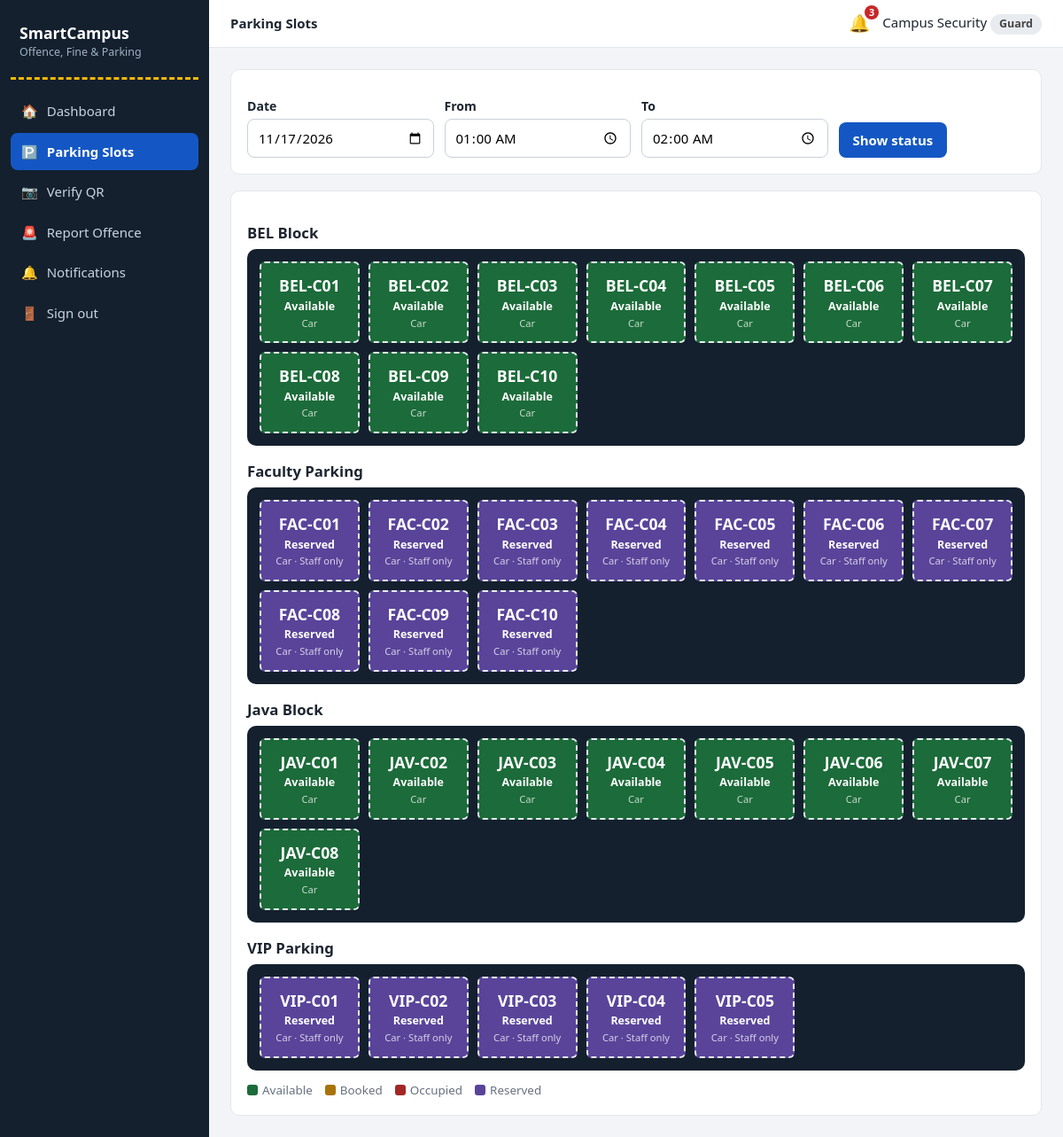
The app's page /guard/slots (signed in) with its own data.
### models.py (models this page shows, shortened)
class AuthMixin(UserMixin):
    """Shared login helpers for Student, Guard and Admin."""

class Guard(AuthMixin, db.Model):
    __tablename__ = "guards"
    role = "guard"
    id = db.Column(db.Integer, primary_key=True)
    name = db.Column(db.String(80), nullable=False)
    email = db.Column(db.String(120), unique=True, nullable=False)
    gate = db.Column(db.String(40), default="Main Gate")
    password_hash = db.Column(db.String(255), nullable=False)

class ParkingSlot(db.Model):
    __tablename__ = "parking_slots"
    id = db.Column(db.Integer, primary_key=True)
    code = db.Column(db.String(10), unique=True, nullable=False)
    vtype = db.Column(db.String(10), nullable=False)                 # Car / Bike
    zone = db.Column(db.String(20), default="A")
    is_reserved = db.Column(db.Boolean, default=False)
    note = db.Column(db.String(80))
    is_active = db.Column(db.Boolean, default=True)                  # soft delete

### app.py (the view)
@app.route("/guard/slots")
@role_required("guard")
def guard_slots():
    args = request.args
    if "start" not in args:
        n = datetime.now()
        args = {"date": date.today().isoformat(), "start": n.strftime("%H:%M"),
                "end": min(n + timedelta(hours=1), n.replace(hour=23, minute=59)).strftime("%H:%M")}
    d, st, et = parse_window(args)
    slots = ParkingSlot.query.filter_by(is_active=True).order_by(ParkingSlot.code).all()
    statuses = {s.id: slot_status(s, d, st, et) for s in slots}
    return render_template("guard/slots.html", slots=slots, statuses=statuses, d=d, st=st, et=et)

### app.py (called while the page is built)
@login_manager.user_loader
def load_user(uid):
    role, _, num = uid.partition("-")
    model = ROLE_MODELS.get(role)
    return db.session.get(model, int(num)) if model and num.isdigit() else None

def role_required(role):
    def deco(f):
        @wraps(f)
        def wrapper(*a, **k):
            if not current_user.is_authenticated:
                return login_manager.unauthorized()
            if current_user.role != role:
                abort(403)
            return f(*a, **k)
        return wrapper
    return deco

def parse_window(args):
    try:
        d = datetime.strptime(args.get("date", ""), "%Y-%m-%d").date()
    except ValueError:
        d = date.today()
    try:
        st = datetime.strptime(args.get("start", ""), "%H:%M").time()
    except ValueError:
        st = time(9, 0)
    try:
        et = datetime.strptime(args.get("end", ""), "%H:%M").time()
    except ValueError:
        et = time(17, 0)
    return d, st, et

def slot_status(slot, d, st, et):
    if slot.is_reserved:
        return "Reserved"
    b = Booking.query.filter(
        Booking.slot_id == slot.id, Booking.date == d,
        Booking.status.in_(["Booked", "Occupied"]),
        Booking.start_time < et, Booking.end_time > st).first()
    if not b:
        return "Available"
    return "Occupied" if b.status == "Occupied" else "Booked"

@app.context_processor
def inject_globals():
    unread = 0
    if current_user.is_authenticated:
        unread = Notification.query.filter_by(
            role=current_user.role, user_id=current_user.id, is_read=False).count()
    return dict(unread=unread, today=date.today())

### templates/guard/slots.html
{% extends 'base.html' %}{% from '_macros.html' import slot_grid %}
{% block heading %}Parking Slots{% endblock %}
{% block content %}
<form method="get" class="card"><div class="row">
  <div><label class="f">Date</label><input type="date" name="date" value="{{ d.isoformat() }}"></div>
  <div><label class="f">From</label><input type="time" name="start" value="{{ st.strftime('%H:%M') }}"></div>
  <div><label class="f">To</label><input type="time" name="end" value="{{ et.strftime('%H:%M') }}"></div>
  <div><button class="btn">Show status</button></div></div></form>
<div class="card mt">{{ slot_grid(slots, statuses) }}</div>
{% endblock %}

### templates/base.html (shortened to what this page needs)
{% from '_macros.html' import flashes %}
<!doctype html>
<html lang="en"><head>
<link rel="stylesheet" href="{{ url_for('static', filename='css/style.css') }}">
</head><body>
{% if current_user.is_authenticated %}
<div class="layout">
  <aside class="sidebar">
    <div class="brand">SmartCampus<small>Offence, Fine &amp; Parking</small></div>
    <nav>
      {% for ep, label, icon in menus[current_user.role] %}
        <a href="{{ url_for(ep) }}" class="{{ 'active' if request.endpoint == ep }}"><span>{{ icon }}</span>{{ label }}</a>
      {% endfor %}
      <a href="{{ url_for('logout') }}"><span>🚪</span>Sign out</a>
    </nav>
  </aside>
  <div class="main">
    <header class="topbar">
      <strong>{% block heading %}{% endblock %}</strong>
      <a class="bell" href="{{ url_for('notifications') }}" title="Notifications">🔔{% if unread %}<b>{{ unread }}</b>{% endif %}</a>
      <span>{{ current_user.name }} <span class="badge">{{ current_user.role|capitalize }}</span></span>
    </header>
    <main class="content">
      {% block content %}{% endblock %}
    </main>
  </div>
</div>
{% else %}
  {{ flashes() }}
  {% block public %}{% endblock %}
{% endif %}
</body></html>

### templates/_macros.html (shortened to what this page needs)
{% macro slot_grid(slots, statuses, selectable=False, vtype=None) %}
{% for zone, zone_slots in slots|groupby('zone') %}
  <h3 class="sec">{% if zone == 'BEL' %}BEL Block{% elif zone == 'JAVA' %}Java Block{% elif zone == 'FACULTY' %}Faculty Parking{% elif zone == 'VIP' %}VIP Parking{% else %}{{ zone }} Parking{% endif %}</h3>
  <div class="slot-grid">
    {% for s in zone_slots %}
      {% set st = statuses[s.id] %}
      {% set pick = selectable and st == 'Available' and s.vtype == vtype and not s.is_reserved %}
      <label class="slot s-{{ st|lower }} {{ 'pick' if pick }}" title="{{ s.note or '' }}">
        <b>{{ s.code }}</b><span>{{ 'Reserved' if s.is_reserved else st }}</span><small>{{ s.vtype }}{% if s.is_reserved %} · Staff only{% endif %}</small>
      </label>
    {% else %}<span class="muted">No slots in this section.</span>{% endfor %}
  </div>
{% endfor %}
<div class="legend">
  <span><i style="background:#1c6b3a"></i>Available</span><span><i style="background:#a8730a"></i>Booked</span>
  <span><i style="background:#a42626"></i>Occupied</span><span><i style="background:#59449a"></i>Reserved</span>
</div>
{% endmacro %}

### static/css/style.css (style rules this page uses)
:root { --asphalt:#14202e;--asphalt2:#1d2d40;--sign:#1457c4;--sign-dk:#0f43a0;--line:#f2b705;--bg:#f2f4f7;--card:#fff;--ink:#1c2530;--muted:#66717f;--bd:#e3e7ec;--ok:#15803d;--warn:#b45309;--bad:#c62828;--info:#0e7490;--r:10px }
* { box-sizing:border-box }
body { margin:0;font-family:"Segoe UI",system-ui,-apple-system,Roboto,Arial,sans-serif;background:var(--bg);color:var(--ink);line-height:1.5;font-size:15px }
a { color:var(--sign);text-decoration:none }
h1,h2,h3 { line-height:1.25;margin:0 0 .5em }
h3 { font-size:1.05rem }
.mt { margin-top:18px }
.layout { display:flex;min-height:100vh }
.sidebar { width:236px;background:var(--asphalt);color:#d7dee8;padding:18px 12px;position:fixed;top:0;bottom:0;left:0;overflow:auto;z-index:30;transition:transform .25s }
.brand { font-weight:700;font-size:1.1rem;color:#fff;padding:6px 10px 18px;border-bottom:3px dashed var(--line);margin-bottom:14px }
.brand small { display:block;font-weight:400;font-size:.78rem;color:#9fb0c4 }
.sidebar nav a { display:flex;gap:10px;align-items:center;color:#c9d4e2;padding:10px 12px;border-radius:8px;margin-bottom:3px }
.sidebar nav a.active { background:var(--sign);color:#fff;font-weight:600 }
.main { margin-left:236px;flex:1;min-width:0 }
.topbar { background:#fff;border-bottom:1px solid var(--bd);display:flex;align-items:center;gap:14px;padding:12px 24px;position:sticky;top:0;z-index:10 }
.bell { position:relative;font-size:1.2rem }
.bell b { position:absolute;top:-6px;right:-10px;background:var(--bad);color:#fff;border-radius:10px;font-size:.68rem;padding:0 5px }
.content { padding:24px;max-width:1200px }
.card { background:var(--card);border:1px solid var(--bd);border-radius:var(--r);padding:18px;overflow-x:auto }
.badge { display:inline-block;padding:2px 10px;border-radius:20px;font-size:.78rem;font-weight:600;background:#e8ebef;color:#444 }
.btn { display:inline-block;border:0;border-radius:8px;padding:9px 16px;background:var(--sign);color:#fff;font:inherit;font-weight:600;cursor:pointer }
label.f { display:block;font-weight:600;font-size:.88rem;margin:12px 0 4px }
input[type=text],input[type=email],input[type=password],input[type=date],input[type=time],input[type=number],select,textarea { width:100%;padding:9px 11px;border:1px solid #c9d0d9;border-radius:8px;font:inherit;background:#fff }
.row { display:flex;gap:12px;flex-wrap:wrap;align-items:flex-end }
.row>div { flex:1;min-width:130px }
.sec { margin:18px 0 8px }
.slot-grid { display:grid;grid-template-columns:repeat(auto-fill,minmax(104px,1fr));gap:10px;padding:14px;background:var(--asphalt);border-radius:var(--r) }
.slot { display:flex;flex-direction:column;align-items:center;gap:1px;padding:12px 4px;border:2px dashed #e8edf3;border-radius:6px;color:#fff;text-align:center;position:relative;cursor:default }
.slot b { font-size:1.1rem }
.slot span { font-size:.78rem;font-weight:600 }
.slot small { font-size:.7rem;opacity:.75 }
.s-available { background:#1c6b3a }
.s-reserved { background:#59449a }
.legend { display:flex;gap:14px;flex-wrap:wrap;margin-top:12px;font-size:.84rem;color:var(--muted) }
.legend i { display:inline-block;width:12px;height:12px;border-radius:3px;margin-right:5px;vertical-align:-1px }

### records on screen
Guard: name "Campus Security"
ParkingSlot: zone "BEL Block", code "BEL-C01", is_reserved "Available", vtype "Car"
ParkingSlot: code "BEL-C02", is_reserved "Available", vtype "Car"
ParkingSlot: code "BEL-C03", is_reserved "Available", vtype "Car"
ParkingSlot: code "BEL-C04", is_reserved "Available", vtype "Car"
ParkingSlot: code "BEL-C05", is_reserved "Available", vtype "Car"
ParkingSlot: code "BEL-C06", is_reserved "Available", vtype "Car"
ParkingSlot: code "BEL-C07", is_reserved "Available", vtype "Car"
ParkingSlot: code "BEL-C08", is_reserved "Available", vtype "Car"
ParkingSlot: code "BEL-C09", is_reserved "Available", vtype "Car"
ParkingSlot: code "BEL-C10", is_reserved "Available", vtype "Car"
ParkingSlot: zone "Faculty Parking", code "FAC-C01", is_reserved "Reserved", vtype "Car", shows "· Staff only"
ParkingSlot: code "FAC-C02", is_reserved "Reserved", vtype "Car", shows "· Staff only"
ParkingSlot: code "FAC-C03", is_reserved "Reserved", vtype "Car", shows "· Staff only"
ParkingSlot: code "FAC-C04", is_reserved "Reserved", vtype "Car", shows "· Staff only"
ParkingSlot: code "FAC-C05", is_reserved "Reserved", vtype "Car", shows "· Staff only"
ParkingSlot: code "FAC-C06", is_reserved "Reserved", vtype "Car", shows "· Staff only"
ParkingSlot: code "FAC-C07", is_reserved "Reserved", vtype "Car", shows "· Staff only"
ParkingSlot: code "FAC-C08", is_reserved "Reserved", vtype "Car", shows "· Staff only"
ParkingSlot: code "FAC-C09", is_reserved "Reserved", vtype "Car", shows "· Staff only"
ParkingSlot: code "FAC-C10", is_reserved "Reserved", vtype "Car", shows "· Staff only"
ParkingSlot: zone "Java Block", code "JAV-C01", is_reserved "Available", vtype "Car"
ParkingSlot: code "JAV-C02", is_reserved "Available", vtype "Car"
ParkingSlot: code "JAV-C03", is_reserved "Available", vtype "Car"
ParkingSlot: code "JAV-C04", is_reserved "Available", vtype "Car"
ParkingSlot: code "JAV-C05", is_reserved "Available", vtype "Car"
ParkingSlot: code "JAV-C06", is_reserved "Available", vtype "Car"
ParkingSlot: code "JAV-C07", is_reserved "Available", vtype "Car"
ParkingSlot: code "JAV-C08", is_reserved "Available", vtype "Car"
ParkingSlot: zone "VIP Parking", code "VIP-C01", is_reserved "Reserved", vtype "Car", shows "· Staff only"
ParkingSlot: code "VIP-C02", is_reserved "Reserved", vtype "Car", shows "· Staff only"
ParkingSlot: code "VIP-C03", is_reserved "Reserved", vtype "Car", shows "· Staff only"
ParkingSlot: code "VIP-C04", is_reserved "Reserved", vtype "Car", shows "· Staff only"
ParkingSlot: code "VIP-C05", is_reserved "Reserved", vtype "Car", shows "· Staff only"

### other values on screen
{{ icon }} "🏠" "🅿️" "📷" "🚨" "🔔"
{{ label }} "Dashboard" "Parking Slots" "Verify QR" "Report Offence" "Notifications"
{{ unread }} "3"
{{ current_user.role|capitalize }} "Guard"
